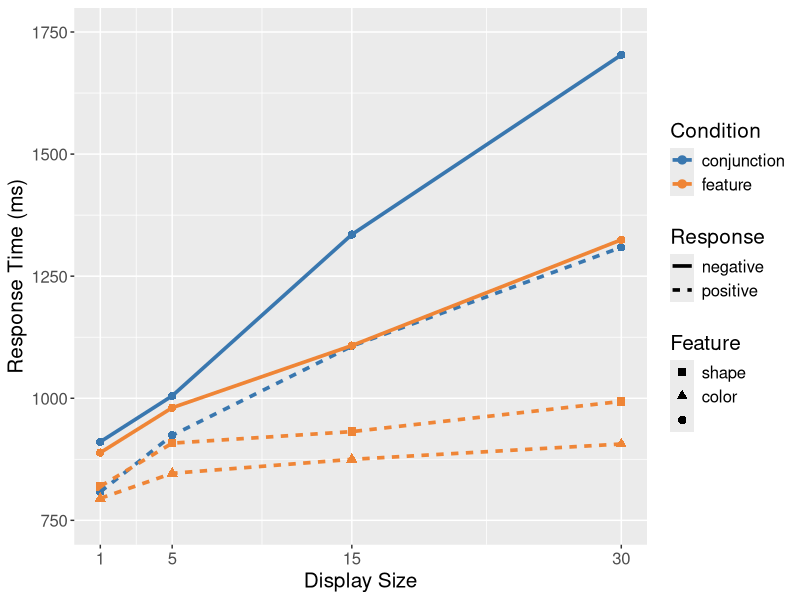
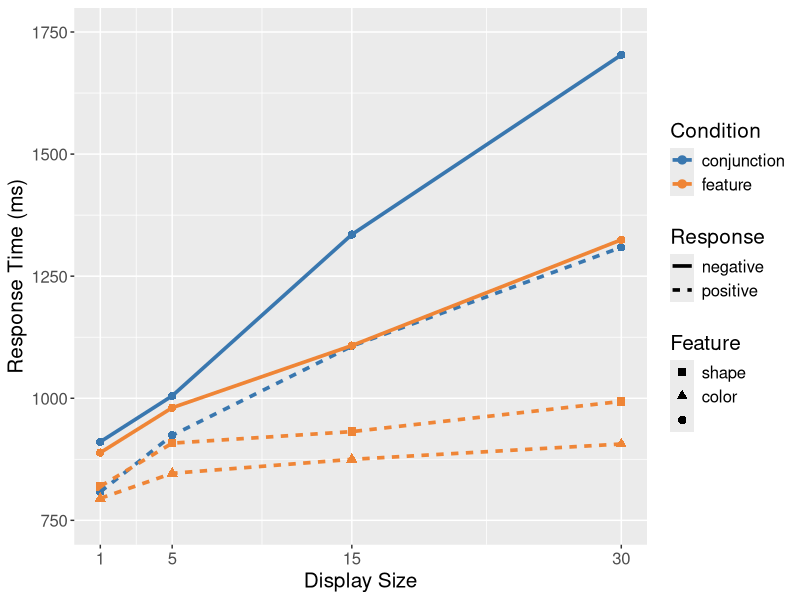

The R script that drew these images, in order:
# Plot script for the feature integration theory main experiment

# 0. Packages --------------------------------------------------------------
library(psych)
library(ggplot2)
library(tidyr)
library(tidyverse)

# 1. Import --------------------------------------------------------------

# import csv
trial_frame <- read.csv('../../data/02_main/results_main.csv')

# cast variables
trial_frame$size <- as.numeric(trial_frame$display_size)
factor_variables <- c("submission_id", "condition", "display_size", "expected", "response", "target", "target_color")
trial_frame[factor_variables] <- lapply(trial_frame[factor_variables], factor)

# convert time from ms to minutes
trial_frame$experiment_duration <- trial_frame$experiment_duration/60000

# filter outliers
trial_frame <- subset(trial_frame, response_time < 3000 & response_time > 200)


# 2. Line plot all conditions and subgroups -------------------------------------------------------------

# subset
tf <- subset(trial_frame, expected == response)
tf$feature_cond <- ''
tf[tf$target == 'S',]$feature_cond <- 'shape'
tf[tf$target_color == 'blue',]$feature_cond <- 'color'

data <- aggregate(response_time ~ size + expected + condition + feature_cond, data=tf, mean)
size <- 15
p <- ggplot(data = data, 
       mapping = aes(y = response_time, x=size, group=interaction(expected,condition,feature_cond),
                     color=condition, linetype=expected, shape=feature_cond)) + 
  geom_point(size=2.5) + 
  geom_line(size=1.25) +
  xlab("Display Size") +
  ylim(c(750, 1750)) +
  ylab("Response Time (ms)") + 
  scale_color_manual(values=c("#3977AF", "#EF8536")) + 
  labs(linetype ='Response', color='Condition', shape='Feature') + 
  guides(shape = guide_legend(reverse=TRUE)) + 
  guides(linetype = guide_legend(order = 2), col = guide_legend(order = 1)) +
  theme(text = element_text(size=size)) + 
  scale_x_continuous(breaks = c(1,5,15,30))
plot(p)

pdf(file='plots/lineplot_subgroup.pdf', width=8, height=4)
plot(p)
dev.off()

